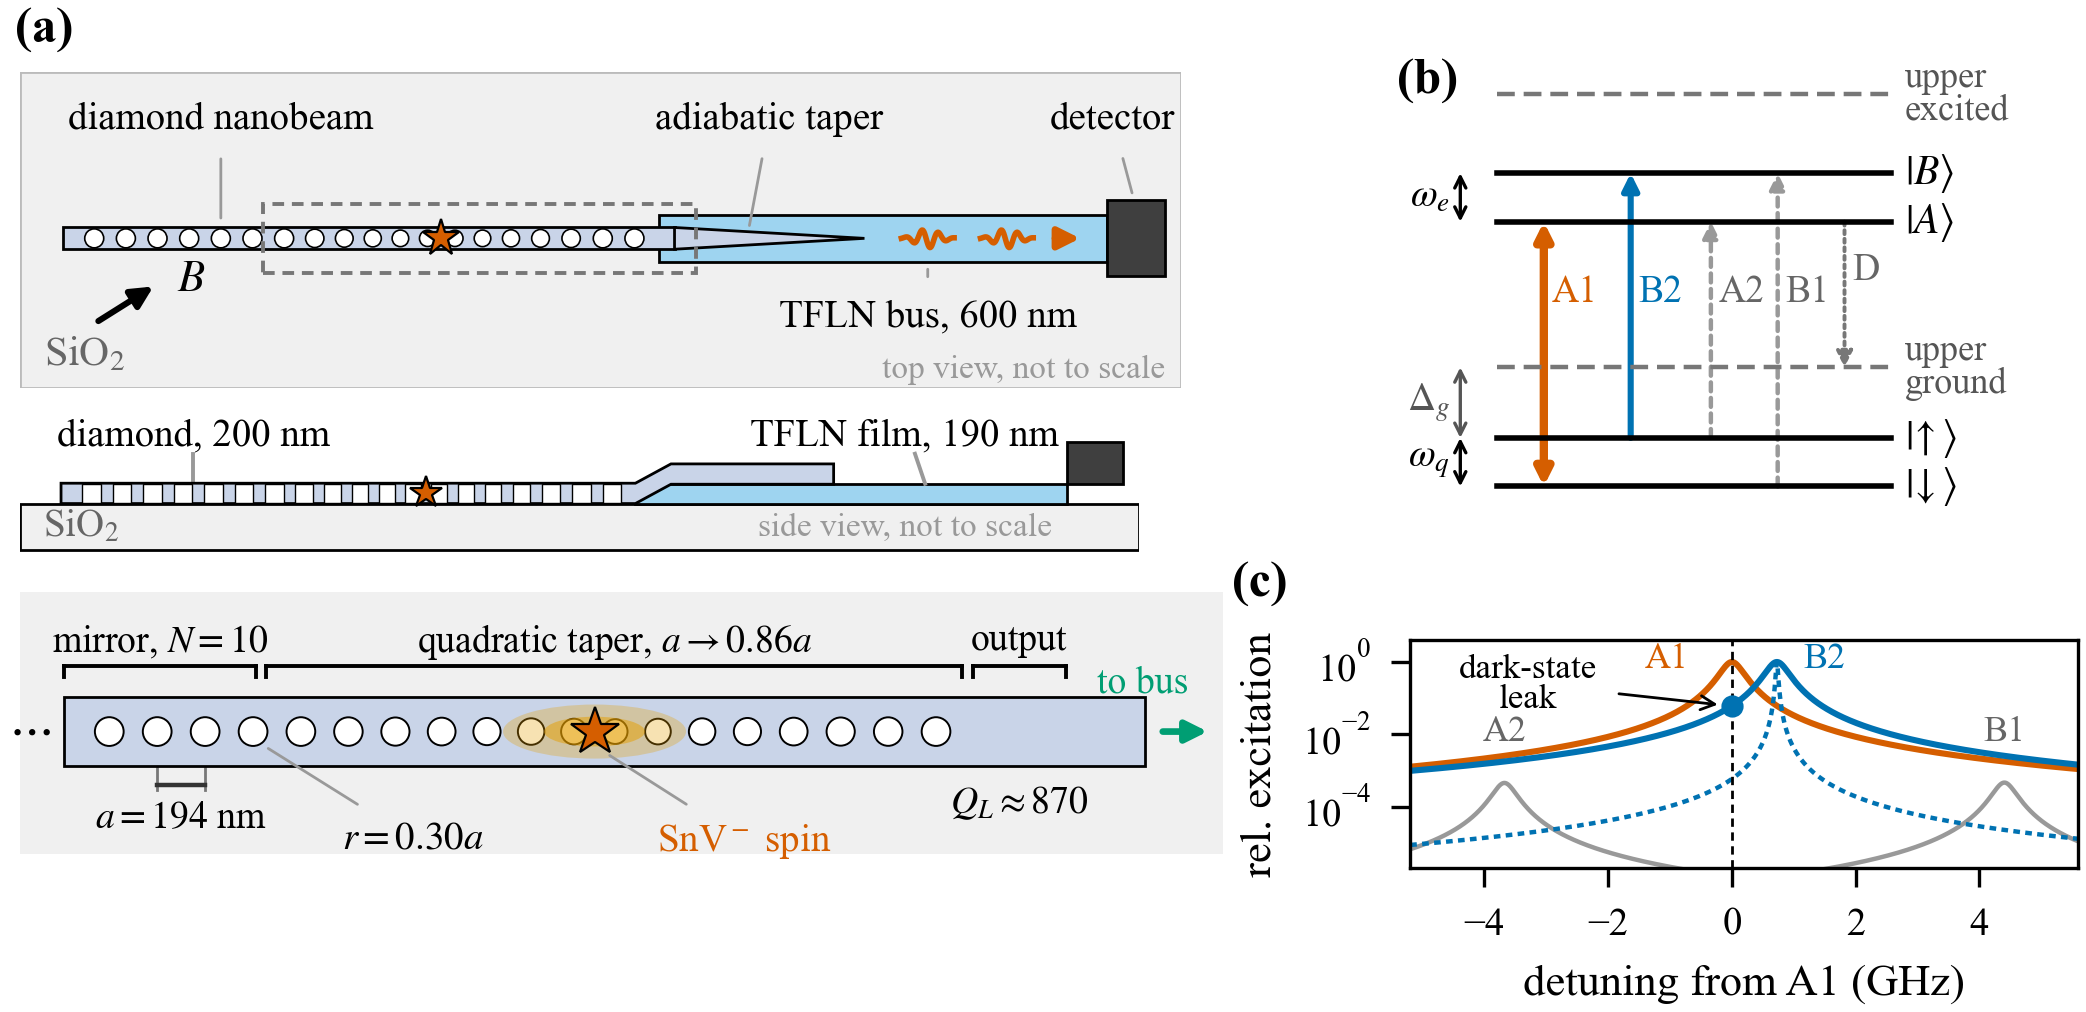

This figure's Python source:
"""Fig. 1: device concept (2D top + side views with a magnified cavity
region), SnV- level structure with all readout transitions, and the
optical spectrum around the driven A1 line at the reference operating
point (revision 1)."""
import json, pathlib, sys
import numpy as np
import matplotlib
matplotlib.use("Agg")
import matplotlib.pyplot as plt
from matplotlib.patches import Rectangle, Polygon, FancyArrowPatch, Ellipse

HERE = pathlib.Path(__file__).resolve().parent
sys.path.insert(0, str(HERE))
from figstyle import OI, DOUBLE, setup, panel_label
setup()
RES = HERE.parent / "sim" / "results"

DIA = "#c9d4e8"      # diamond
LN = "#9ed4f0"       # TFLN (light blue so labels stay readable)
SUB = "#f0f0f0"      # SiO2
DET = "#3f3f3f"      # detector


def _lead(ax, xytext, xy, s, fs=7, color="k", ha="center", va="center",
          leader=True):
    """Upright label with an optional thin leader line to its feature."""
    arr = dict(arrowstyle="-", lw=0.5, color="#999999",
               shrinkA=2, shrinkB=1) if leader else None
    ax.annotate(s, xy=xy, xytext=xytext, fontsize=fs, color=color,
                ha=ha, va=va, zorder=30, annotation_clip=False,
                arrowprops=arr)


# hole-pattern helper: schematic pitch sequence for the overview
def overview_holes(x0=0.70):
    gaps = ([0.30]*6 + [0.290, 0.280, 0.270, 0.262, 0.258]
            + [0.258, 0.262, 0.270, 0.280, 0.290] + [0.30]*2)
    xs = [x0]
    for g in gaps:
        xs.append(xs[-1] + g)
    rr = [0.30*g for g in [0.30] + gaps]
    x_cav = x0 + 6*0.30 + sum([0.290, 0.280, 0.270, 0.262, 0.258]) + 0.258/2
    return xs, rr, x_cav


def panel_top(ax):
    """Plan (top) view of the whole device."""
    ax.set_xlim(0, 11); ax.set_ylim(0, 3.0)
    ax.set_aspect("equal"); ax.axis("off")
    yc = 1.42
    ax.add_patch(Rectangle((0, 0), 11, 3.0, fc=SUB, ec="#bbbbbb", lw=0.5))
    # TFLN bus (600 nm) ending in the detector
    ax.add_patch(Rectangle((6.05, yc-0.22), 4.25, 0.44, fc=LN, ec="k", lw=0.5))
    ax.add_patch(Rectangle((10.3, yc-0.36), 0.55, 0.72, fc=DET, ec="k",
                           lw=0.5))
    # diamond nanobeam (280 nm) + adiabatic taper onto the bus
    ax.add_patch(Rectangle((0.4, yc-0.103), 5.8, 0.206, fc=DIA, ec="k",
                           lw=0.5, zorder=5))
    ax.add_patch(Polygon([(6.2, yc-0.103), (8.0, yc), (6.2, yc+0.103)],
                         closed=True, fc=DIA, ec="k", lw=0.5, zorder=6))
    # holes
    xs, rr, x_cav = overview_holes()
    for xh, r in zip(xs, rr):
        ax.add_patch(plt.Circle((xh, yc), r, fc="white", ec="k",
                                lw=0.3, zorder=7))
    # emitter
    ax.plot([x_cav], [yc], marker="*", ms=7, color=OI["vermilion"],
            markeredgecolor="k", markeredgewidth=0.4, zorder=8)
    # photon wavepackets + propagation arrow on the bus
    for xw in (8.35, 9.1):
        tt = np.linspace(0, 1, 60)
        ax.plot(xw + 0.5*tt, yc + 0.09*np.sin(2*np.pi*3.2*tt)
                * np.exp(-((tt-0.5)/0.3)**2), color=OI["vermilion"],
                lw=1.0, zorder=8)
    ax.annotate("", xy=(10.15, yc), xytext=(9.7, yc),
                arrowprops=dict(arrowstyle="-|>", lw=1.2,
                                color=OI["vermilion"]), zorder=8)
    # static field B
    ax.annotate("", xy=(1.35, 1.02), xytext=(0.65, 0.58),
                arrowprops=dict(arrowstyle="-|>", lw=1.1, color="k"))
    ax.text(1.48, 1.02, "$B$", fontsize=8, va="center")
    # region of interest (magnified below)
    ax.add_patch(Rectangle((2.3, yc-0.33), 4.1, 0.66, fill=False,
                           ec="#777777", lw=0.7, ls=(0, (3, 2)), zorder=9))
    # labels
    _lead(ax, (1.9, 2.55), (1.9, yc+0.14), "diamond nanobeam")
    _lead(ax, (7.1, 2.55), (6.9, yc+0.07), "adiabatic taper")
    _lead(ax, (8.6, 0.68), (8.6, yc-0.24), "TFLN bus, 600 nm")
    _lead(ax, (10.35, 2.55), (10.55, yc+0.38), "detector")
    ax.text(0.22, 0.22, "SiO$_2$", fontsize=7.5, color="#666666")
    ax.text(10.85, 0.10, "top view, not to scale", fontsize=6,
            color="#999999", ha="right")


def panel_side(ax):
    """Side view along the beam: the layer stack."""
    ax.set_xlim(0, 11); ax.set_ylim(-0.02, 1.35)
    ax.set_aspect("equal"); ax.axis("off")
    # SiO2 substrate
    ax.add_patch(Rectangle((0, 0), 11, 0.46, fc=SUB, ec="k", lw=0.5))
    # TFLN film (fully etched ridge, 190 nm)
    ax.add_patch(Rectangle((6.05, 0.46), 4.25, 0.19, fc=LN, ec="k", lw=0.5))
    # diamond beam (200 nm): on SiO2, ramping onto the LN ridge
    beam = Polygon([(0.4, 0.46), (6.05, 0.46), (6.4, 0.65), (8.0, 0.65),
                    (8.0, 0.85), (6.4, 0.85), (6.05, 0.66), (0.4, 0.66)],
                   closed=True, fc=DIA, ec="k", lw=0.5, zorder=5)
    ax.add_patch(beam)
    # holes appear as through-thickness slots in side view
    xs, rr, x_cav = overview_holes()
    for xh, r in zip(xs, rr):
        ax.add_patch(Rectangle((xh-r, 0.466), 2*r, 0.188, fc="white",
                               ec="k", lw=0.25, zorder=6))
    ax.plot([x_cav], [0.56], marker="*", ms=6, color=OI["vermilion"],
            markeredgecolor="k", markeredgewidth=0.4, zorder=7)
    # detector block on the bus
    ax.add_patch(Rectangle((10.3, 0.65), 0.55, 0.42, fc=DET, ec="k",
                           lw=0.5))
    # labels
    ax.text(1.7, 1.13, "diamond, 200 nm", fontsize=7, ha="center",
            va="center")
    ax.plot([1.7, 1.7], [0.95, 0.665], color="#999999", lw=0.7)
    ax.text(8.7, 1.13, "TFLN film, 190 nm", fontsize=7, ha="center",
            va="center")
    ax.plot([8.8, 8.9], [0.95, 0.655], color="#999999", lw=0.7)
    ax.text(0.22, 0.23, "SiO$_2$", fontsize=7, color="#666666",
            va="center")
    ax.text(10.15, 0.23, "side view, not to scale", fontsize=6,
            color="#999999", ha="right", va="center")


def panel_zoom(ax):
    """Magnified plan view of the cavity region."""
    ax.set_xlim(-0.4, 13.4); ax.set_ylim(-0.35, 2.65)
    ax.set_aspect("equal"); ax.axis("off")
    A = 0.55                      # mirror period (scene units)
    yc, hw = 1.05, 0.40           # beam centre, half width (w = 1.44a)
    ax.add_patch(Rectangle((-0.4, -0.35), 13.8, 3.0, fc=SUB, ec="none"))
    ax.add_patch(Rectangle((0.1, yc-hw), 12.4, 2*hw, fc=DIA, ec="k",
                           lw=0.5, zorder=4))
    # gaps: 3 mirror | quadratic taper down p1..p8 | up p7..p1 | N_out
    # output mirror periods of the design (FDTD design point)
    n_out = json.load(open(RES / "cavity_loaded.json"))["n_out"]
    pd = [A*(1 - 0.14*(i/8.0)**2) for i in range(1, 9)]
    gaps = [A]*3 + pd + pd[-2::-1] + [A]*n_out
    xs = [0.62]
    for g in gaps:
        xs.append(xs[-1] + g)
    for xh, g in zip(xs, [A] + gaps):
        ax.add_patch(plt.Circle((xh, yc), 0.30*g, fc="white", ec="k",
                                lw=0.35, zorder=5))
    x_cav = 0.62 + 3*A + sum(pd) - pd[-1]/2
    # mode glow + emitter
    for rr, aa in ((1.0, 0.30), (0.55, 0.5)):
        ax.add_patch(Ellipse((x_cav, yc), 2.1*rr, 0.62*rr,
                             fc=OI["orange"], ec="none", alpha=aa,
                             zorder=6))
    ax.plot([x_cav], [yc], marker="*", ms=9, color=OI["vermilion"],
            markeredgecolor="k", markeredgewidth=0.4, zorder=7)
    # continuation dots at the cuts
    ax.text(-0.05, yc, "$\\cdots$", fontsize=9, ha="right", va="center")
    ax.text(11.82, yc, "$\\cdots$", fontsize=9, ha="left", va="center")
    # emission toward the taper and bus
    ax.annotate("", xy=(13.35, yc), xytext=(12.58, yc),
                arrowprops=dict(arrowstyle="-|>", lw=1.2,
                                color=OI["green"]), zorder=7,
                annotation_clip=False)
    ax.text(13.0, yc + 0.45, "to bus", fontsize=6.8, color=OI["green"],
            ha="right")
    # region brackets above the beam
    def bracket(x0, x1, label, ty=2.30, ha="center"):
        yb = 1.80
        ax.plot([x0, x1], [yb, yb], color="k", lw=0.7)
        ax.plot([x0, x0], [yb-0.12, yb], color="k", lw=0.7)
        ax.plot([x1, x1], [yb-0.12, yb], color="k", lw=0.7)
        ax.text((x0+x1)/2 if ha == "center" else x0, ty, label,
                fontsize=6.8, ha=ha, va="top")
    bracket(0.1, 2.30, "mirror, $N = 10$")
    x_t1 = xs[-1 - n_out] + 0.30          # end of the output-side taper
    bracket(2.42, x_t1, "quadratic taper, $a \\rightarrow 0.86a$")
    QL = json.load(open(RES / "cavity_loaded.json"))["Q_L"]
    bracket(x_t1 + 0.12, 11.6, "output")
    # loaded Q below the output section, in the free space under the beam
    ax.text((x_t1 + 0.12 + 11.6) / 2, 0.02, f"$Q_L \\approx {QL:.0f}$",
            fontsize=6.8, ha="center", va="bottom")
    # lattice-constant dimension between two mirror holes
    for xe in (xs[1], xs[2]):
        ax.plot([xe, xe], [yc - 0.16, 0.38], color="#777777", lw=0.5)
    ax.plot([xs[1], xs[2]], [0.44, 0.44], color="#333333", lw=0.8)
    ax.text((xs[1]+xs[2])/2, 0.26, "$a = 194$ nm", fontsize=6.8,
            ha="center", va="top")
    # hole radius
    _lead(ax, (4.1, 0.02), (xs[3] + 0.12, yc - 0.16), "$r = 0.30a$",
          fs=7, va="top")
    # emitter label
    _lead(ax, (7.9, 0.02), (x_cav + 0.12, yc - 0.24), "SnV$^-$ spin",
          fs=7, color=OI["vermilion"], va="top")


def panel_b(ax):
    """Level structure of the SnV- with all transitions used by the
    readout model (not to scale; energy axis broken twice)."""
    ax.axis("off")
    ax.set_xlim(0, 1); ax.set_ylim(0, 1)
    xl, xr = 0.13, 0.72
    yD, yU, yUG = 0.06, 0.17, 0.33          # |dn>, |up>, upper ground
    yA, yB, yUE = 0.66, 0.77, 0.95          # |A>, |B>, upper excited
    for y in (yD, yU, yA, yB):
        ax.plot([xl, xr], [y, y], color="k", lw=1.0)
    for y in (yUG, yUE):
        ax.plot([xl, xr], [y, y], color="#777777", lw=0.8, ls=(0, (4, 2)))
    lab = {yD: "$|\\!\\downarrow\\rangle$", yU: "$|\\!\\uparrow\\rangle$",
           yA: "$|A\\rangle$", yB: "$|B\\rangle$"}
    for y, t in lab.items():
        ax.text(xr + 0.02, y, t, fontsize=7.5, va="center")
    ax.text(xr + 0.02, yUG, "upper\nground", fontsize=6.5, va="center",
            color="#555555", linespacing=0.95)
    ax.text(xr + 0.02, yUE, "upper\nexcited", fontsize=6.5, va="center",
            color="#555555", linespacing=0.95)
    # splittings (left side): omega_q and Delta_g stacked, omega_e
    for (ya, yb, t, c) in ((yD, yU, "$\\omega_q$", "k"),
                           (yA, yB, "$\\omega_e$", "k"),
                           (yU, yUG, "$\\Delta_g$", "#555555")):
        ax.annotate("", xy=(0.075, yb), xytext=(0.075, ya),
                    arrowprops=dict(arrowstyle="<->", lw=0.6, color=c,
                                    mutation_scale=5, shrinkA=0, shrinkB=0))
        ax.text(0.06, (ya + yb) / 2, t, fontsize=7, ha="right", va="center",
                color=c)
    # transitions
    def arrow(x, y0, y1, color, lw, ls="-", style="-|>"):
        ax.add_patch(FancyArrowPatch((x, y0), (x, y1), arrowstyle=style,
                     mutation_scale=6, lw=lw, color=color, linestyle=ls,
                     shrinkA=0, shrinkB=0))
    arrow(0.20, yD, yA, OI["vermilion"], 1.5, style="<|-|>")
    arrow(0.33, yU, yB, OI["blue"], 1.1)
    arrow(0.45, yU, yA, OI["grey"], 0.8, ls=(0, (2, 1.5)))
    arrow(0.55, yD, yB, OI["grey"], 0.8, ls=(0, (2, 1.5)))
    arrow(0.65, yA, yUG, "#777777", 0.7, ls=(0, (1, 1.2)))
    for x, t, c in ((0.20, "A1", OI["vermilion"]), (0.33, "B2", OI["blue"]),
                    (0.45, "A2", "#666666"), (0.55, "B1", "#666666"),
                    (0.65, "D", "#666666")):
        ax.text(x + 0.012, 0.50 if t != "D" else 0.55, t, fontsize=6.8,
                color=c, ha="left", va="center")


def panel_c(ax):
    """Optical spectrum around A1 at the reference operating point."""
    rr = json.load(open(RES / "readout_rev.json"))["reference"]
    lv = rr["levels"]
    g_cav = rr["budget"]["gamma_GHz"]
    g0 = 1.0 / (2 * np.pi * 4.5)
    S = np.array(lv["S_rel"])
    pos = {"A1": 0.0, "B2": lv["dA1B2"], "A2": lv["dA1A2"],
           "B1": lv["dA1B1"]}
    stren = {"A1": S[0][0], "B2": S[1][1], "A2": S[1][0], "B1": S[0][1]}
    col = {"A1": OI["vermilion"], "B2": OI["blue"], "A2": OI["grey"],
           "B1": OI["grey"]}
    x = np.linspace(-5.2, 5.6, 4000)
    for k in ("A1", "B2", "A2", "B1"):
        L = stren[k] / (1 + (2 * (x - pos[k]) / g_cav) ** 2)
        ax.semilogy(x, L, color=col[k], lw=1.1 if k in ("A1", "B2") else 0.8)
    Lb = stren["B2"] / (1 + (2 * (x - pos["B2"]) / g0) ** 2)
    ax.semilogy(x, Lb, color=OI["blue"], lw=0.8, ls=(0, (1.5, 1.2)))
    ax.axvline(0.0, color="k", lw=0.5, ls=(0, (3, 2)))
    leak = stren["B2"] / (1 + (2 * pos["B2"] / g_cav) ** 2)
    ax.plot([0], [leak], "o", ms=3, color=OI["blue"])
    ax.set_ylim(2e-6, 4)
    ax.set_xlim(-5.2, 5.6)
    ax.set_xlabel("detuning from A1 (GHz)")
    ax.set_ylabel("rel. excitation")
    ax.set_yticks([1e-4, 1e-2, 1])
    ax.set_xticks([-4, -2, 0, 2, 4])
    for k in ("A2", "B1"):
        ax.text(pos[k], 4e-3, k, fontsize=6.5, ha="center", va="bottom",
                color="#666666")
    ax.text(1.15, 1.2, "B2", fontsize=6.5, ha="left", va="center",
            color=OI["blue"])
    ax.text(-0.70, 1.2, "A1", fontsize=6.5, ha="right", va="center",
            color=OI["vermilion"])
    ax.annotate("dark-state\nleak", xy=(-0.05, leak), xytext=(-3.3, 0.25),
                fontsize=6.3, ha="center", va="center", linespacing=0.95,
                arrowprops=dict(arrowstyle="->", lw=0.5, shrinkB=2))


fig = plt.figure(figsize=(DOUBLE, 2.40))
gs = fig.add_gridspec(1, 2, width_ratios=[1.8, 1], wspace=0.20,
                      left=0.005, right=0.985, top=0.945, bottom=0.115)
gsl = gs[0, 0].subgridspec(3, 1, height_ratios=[1.0, 0.44, 0.92],
                           hspace=0.10)
gsr = gs[0, 1].subgridspec(2, 1, height_ratios=[1.45, 0.75], hspace=0.38)
axa1 = fig.add_subplot(gsl[0]); panel_top(axa1); axa1.set_anchor("W")
axa2 = fig.add_subplot(gsl[1]); panel_side(axa2); axa2.set_anchor("W")
axa3 = fig.add_subplot(gsl[2]); panel_zoom(axa3); axa3.set_anchor("W")
axa1.text(-0.005, 1.06, "(a)", transform=axa1.transAxes,
          fontweight="bold", fontsize=9, va="bottom")
axb = fig.add_subplot(gsr[0]); panel_b(axb); panel_label(axb, "(b)", dx=-0.02, dy=1.03)
axc = fig.add_subplot(gsr[1]); panel_c(axc)
fig.canvas.draw()
_p = axc.get_position()
fig.text(_p.x0 - 0.085, _p.y1 + 0.035, "(c)", fontweight="bold", fontsize=9,
         ha="left", va="bottom")
fig.savefig(HERE / "fig1_device.pdf")
fig.savefig(HERE / "fig1_device.png")
print("saved fig1_device")
